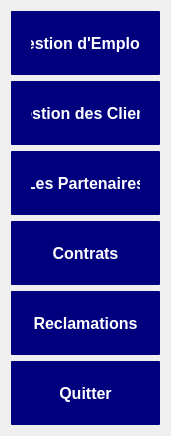
     <widget class="QWidget" name="verticalLayoutWidget">
      <property name="geometry">
       <rect>
        <x>0</x>
        <y>80</y>
        <width>171</width>
        <height>416</height>
       </rect>
      </property>
      <layout class="QVBoxLayout" name="verticalLayout">
       <item>
        <widget class="QPushButton" name="pushButton_22">
         <property name="styleSheet">
          <string notr="true">QPushButton{
	padding: 20px;


width: 86px;
height: 48px;
left: 1996px;
top: 64px;

/* Blue/50 */
background: rgb(0, 0, 127);;
border-radius: 1px;


width: 54px;
height: 24px;

font-family: 'Inter';
font-style: normal;
font-weight: 800;
font-size: 16px;
line-height: 24px;
color: white;
font: 87 7pt &quot;Segoe UI Black&quot;;
}

QPushButton:hover{
	padding: 0px 16px;


width: 86px;
height: 48px;
left: 1996px;
top: 64px;

/* Blue/50 */
background: #0B28C2;
border-radius: 12px;

/* Button */

width: 54px;
height: 24px;

font-family: 'Inter';
font-style: normal;
font-weight: 800;
font-size: 15px;
line-height: 24px;
/* identical to box height, or 150% */

/* Base/100 */
color: white;
}


QPushButton:pressed{
	padding: 0px 16px;


width: 86px;
height: 48px;
left: 1996px;
top: 64px;

/* Blue/50 */
background: #081E91;
font: 87 7pt &quot;Segoe UI Black&quot;;


/* Button */

width: 54px;
height: 24px;

font-family: 'Inter';
font-style: normal;
font-weight: 800;
font-size: 16px;
line-height: 24px;
/* identical to box height, or 150% */

/* Base/100 */
color: white;
}

</string>
         </property>
         <property name="text">
          <string>Gestion d'Employé</string>
         </property>
        </widget>
       </item>
       <item>
        <widget class="QPushButton" name="pushButton_24">
         <property name="styleSheet">
          <string notr="true">QPushButton{
	padding: 20px;


width: 86px;
height: 48px;
left: 1996px;
top: 64px;

/* Blue/50 */
background: rgb(0, 0, 127);;
border-radius: 1px;


width: 54px;
height: 24px;

font-family: 'Inter';
font-style: normal;
font-weight: 800;
font-size: 16px;
line-height: 24px;
color: white;
font: 87 7pt &quot;Segoe UI Black&quot;;
}

QPushButton:hover{
	padding: 0px 16px;


width: 86px;
height: 48px;
left: 1996px;
top: 64px;

/* Blue/50 */
background: #0B28C2;
border-radius: 12px;

/* Button */

width: 54px;
height: 24px;

font-family: 'Inter';
font-style: normal;
font-weight: 800;
font-size: 15px;
line-height: 24px;
/* identical to box height, or 150% */

/* Base/100 */
color: white;
}


QPushButton:pressed{
	padding: 0px 16px;


width: 86px;
height: 48px;
left: 1996px;
top: 64px;

/* Blue/50 */
background: #081E91;
font: 87 7pt &quot;Segoe UI Black&quot;;


/* Button */

width: 54px;
height: 24px;

font-family: 'Inter';
font-style: normal;
font-weight: 800;
font-size: 16px;
line-height: 24px;
/* identical to box height, or 150% */

/* Base/100 */
color: white;
}

</string>
         </property>
         <property name="text">
          <string>Gestion des Clients</string>
         </property>
        </widget>
       </item>
       <item>
        <widget class="QPushButton" name="pushButton_25">
         <property name="styleSheet">
          <string notr="true">QPushButton{
	padding: 20px;


width: 86px;
height: 48px;
left: 1996px;
top: 64px;

/* Blue/50 */
background: rgb(0, 0, 127);;
border-radius: 1px;


width: 54px;
height: 24px;

font-family: 'Inter';
font-style: normal;
font-weight: 800;
font-size: 16px;
line-height: 24px;
color: white;
font: 87 7pt &quot;Segoe UI Black&quot;;
}

QPushButton:hover{
	padding: 0px 16px;


width: 86px;
height: 48px;
left: 1996px;
top: 64px;

/* Blue/50 */
background: #0B28C2;
border-radius: 12px;

/* Button */

width: 54px;
height: 24px;

font-family: 'Inter';
font-style: normal;
font-weight: 800;
font-size: 15px;
line-height: 24px;
/* identical to box height, or 150% */

/* Base/100 */
color: white;
}


QPushButton:pressed{
	padding: 0px 16px;


width: 86px;
height: 48px;
left: 1996px;
top: 64px;

/* Blue/50 */
background: #081E91;
font: 87 7pt &quot;Segoe UI Black&quot;;


/* Button */

width: 54px;
height: 24px;

font-family: 'Inter';
font-style: normal;
font-weight: 800;
font-size: 16px;
line-height: 24px;
/* identical to box height, or 150% */

/* Base/100 */
color: white;
}

</string>
         </property>
         <property name="text">
          <string>Les Partenaires</string>
         </property>
        </widget>
       </item>
       <item>
        <widget class="QPushButton" name="pushButton_23">
         <property name="styleSheet">
          <string notr="true">QPushButton{
	padding: 20px;


width: 86px;
height: 48px;
left: 1996px;
top: 64px;

/* Blue/50 */
background: rgb(0, 0, 127);;
border-radius: 1px;


width: 54px;
height: 24px;

font-family: 'Inter';
font-style: normal;
font-weight: 800;
font-size: 16px;
line-height: 24px;
color: white;
font: 87 8.5pt &quot;Segoe UI Black&quot;;
}

QPushButton:hover{
	padding: 0px 16px;


width: 86px;
height: 48px;
left: 1996px;
top: 64px;

/* Blue/50 */
background: #0B28C2;
border-radius: 12px;


/* Button */

width: 54px;
height: 24px;

font-family: 'Inter';
font-style: normal;
font-weight: 800;
font-size: 16px;
line-height: 24px;
/* identical to box height, or 150% */

/* Base/100 */
color: white;
}


QPushButton:pressed{
	padding: 0px 16px;


width: 86px;
height: 48px;
left: 1996px;
top: 64px;

/* Blue/50 */
background: #081E91;


/* Button */

width: 54px;
height: 24px;

font-family: 'Inter';
font-style: normal;
font-weight: 800;
font-size: 16px;
line-height: 24px;
/* identical to box height, or 150% */

/* Base/100 */
color: white;
}

</string>
         </property>
         <property name="text">
          <string>Contrats</string>
         </property>
        </widget>
       </item>
       <item>
        <widget class="QPushButton" name="pushButton_15">
         <property name="styleSheet">
          <string notr="true">QPushButton{
	padding: 20px;


width: 86px;
height: 48px;
left: 1996px;
top: 64px;

/* Blue/50 */
background: rgb(0, 0, 127);;
border-radius: 1px;


width: 54px;
height: 24px;

font-family: 'Inter';
font-style: normal;
font-weight: 800;
font-size: 16px;
line-height: 24px;
color: white;
font: 87 8.5pt &quot;Segoe UI Black&quot;;
}

QPushButton:hover{
	padding: 0px 16px;


width: 86px;
height: 48px;
left: 1996px;
top: 64px;

/* Blue/50 */
background: #0B28C2;
border-radius: 12px;


/* Button */

width: 54px;
height: 24px;

font-family: 'Inter';
font-style: normal;
font-weight: 800;
font-size: 16px;
line-height: 24px;
/* identical to box height, or 150% */

/* Base/100 */
color: white;
}


QPushButton:pressed{
	padding: 0px 16px;


width: 86px;
height: 48px;
left: 1996px;
top: 64px;

/* Blue/50 */
background: #081E91;


/* Button */

width: 54px;
height: 24px;

font-family: 'Inter';
font-style: normal;
font-weight: 800;
font-size: 16px;
line-height: 24px;
/* identical to box height, or 150% */

/* Base/100 */
color: white;
}

</string>
         </property>
         <property name="text">
          <string>Reclamations</string>
         </property>
        </widget>
       </item>
       <item>
        <widget class="QPushButton" name="pushButton_8">
         <property name="styleSheet">
          <string notr="true">QPushButton{
	padding: 20px;


width: 86px;
height: 48px;
left: 1996px;
top: 64px;

/* Blue/50 */
background: rgb(0, 0, 127);;
border-radius: 1px;


width: 54px;
height: 24px;

font-family: 'Inter';
font-style: normal;
font-weight: 800;
font-size: 16px;
line-height: 24px;
color: white;
font: 87 8.5pt &quot;Segoe UI Black&quot;;
}

QPushButton:hover{
	padding: 0px 16px;


width: 86px;
height: 48px;
left: 1996px;
top: 64px;

/* Blue/50 */
background: #0B28C2;
border-radius: 12px;


/* Button */

width: 54px;
height: 24px;

font-family: 'Inter';
font-style: normal;
font-weight: 800;
font-size: 16px;
line-height: 24px;
/* identical to box height, or 150% */

/* Base/100 */
color: white;
}


QPushButton:pressed{
	padding: 0px 16px;


width: 86px;
height: 48px;
left: 1996px;
top: 64px;

/* Blue/50 */
background: #081E91;


/* Button */

width: 54px;
height: 24px;

font-family: 'Inter';
font-style: normal;
font-weight: 800;
font-size: 16px;
line-height: 24px;
/* identical to box height, or 150% */

/* Base/100 */
color: white;
}

</string>
         </property>
         <property name="text">
          <string>Quitter</string>
         </property>
        </widget>
       </item>
      </layout>
     </widget>
